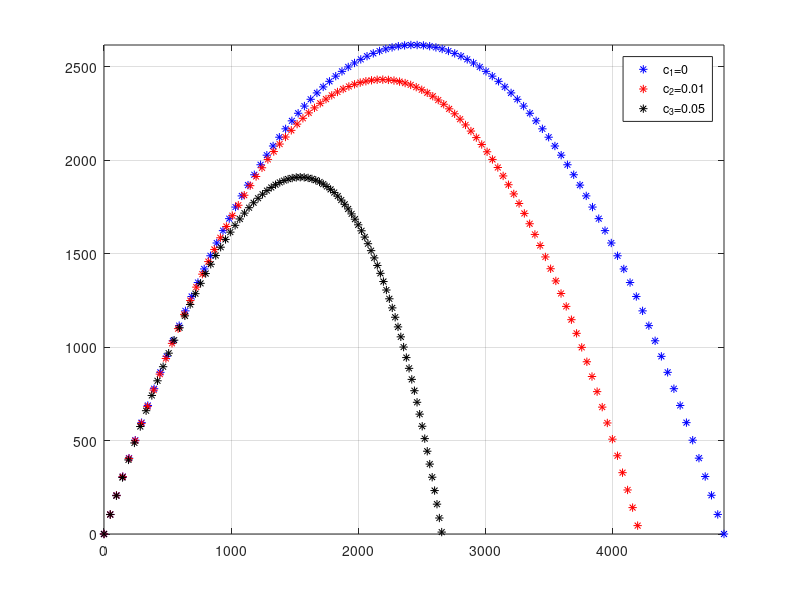

The MATLAB script that drew this image:
clear all; close all;
v0 = 250; g = 9.81; c1 = 0.01;c2 = 0.05; m = 2;
vt1 = m*g/c1;
vt2 = m*g/c2;
theta = 65;
x0 = 0;
v0x = v0*cos(theta*pi/180);
v0z = v0*sin(theta*pi/180);
t = 2*v0z/g;
tplot = linspace(0,t,100);
z1 = v0z*tplot - 0.5*g*tplot.^2;
x1 = v0x*tplot;
z2 = (vt1/g)*(v0z + vt1)*(1-exp(-(g/vt1)*tplot))-vt1*tplot;
x2 = (vt1*v0x/g)*(1-exp(-(g/vt1)*tplot));
z3 = (vt2/g)*(v0z + vt2)*(1-exp(-(g/vt2)*tplot))-vt2*tplot;
x3 = (vt2*v0x/g)*(1-exp(-(g/vt2)*tplot));
figure(1);clf;
plot (x1,z1,'b*',x2,z2,'r*',x3,z3,'k*')
legend('c_{1}=0','c_{2}=0.01','c_{3}=0.05')
grid on;
axis([0 max(x1) 0 max(z1)])
